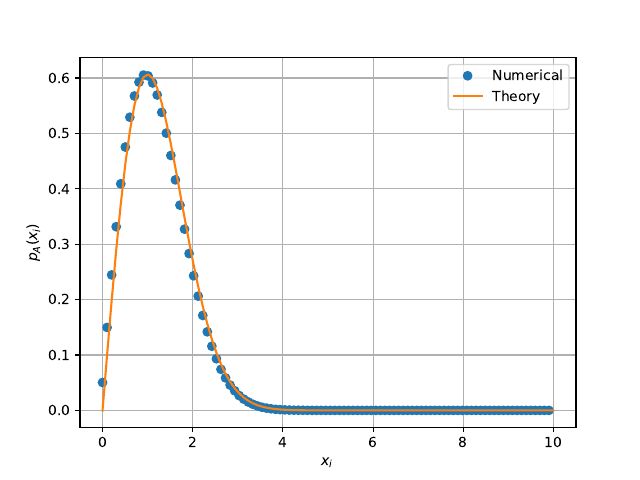

Write Python code to recreate this figure.
import numpy as np
import mpmath as mp
import scipy 
import matplotlib.pyplot as plt
from math import exp
from math import sqrt

maxrange=100
maxlim=10
x = np.linspace(0,maxlim,maxrange)#points on the x axis
simlen = int(1e7) #number of samples
err = [] #declaring probability list
pdf = [] #declaring pdf list
h = 2*maxlim/(maxrange-1);
randvar1 = np.random.normal(0,1,simlen)
randvar2 = np.random.normal(0,1,simlen)
sr=[]
for g in range(simlen):
  sr.append(sqrt(randvar1[g]**2 +randvar2[g]**2))

for i in range(0,maxrange):
	err_ind = np.nonzero(sr < x[i]) #checking probability condition
	err_n = np.size(err_ind) #computing the probability
	err.append(err_n/simlen) #storing the probability values in a list

	
for i in range(0,maxrange-1):
	test = (err[i+1]-err[i])/(x[i+1]-x[i])
	pdf.append(test) #storing the pdf values in a list

def chi_pdf(x):
	return x*exp(-x**2/2)
	
vec_chi_pdf = scipy.vectorize(chi_pdf)


plt.plot(x[0:(maxrange-1)].T,pdf,'o')
plt.plot(x,vec_chi_pdf(x))#plotting the PDF
plt.grid() #creating the grid
plt.xlabel('$x_i$')
plt.ylabel('$p_A(x_i)$')
plt.legend(["Numerical","Theory"])

plt.savefig('8.1.3_PDF.pdf')
plt.show() #opening the plot window